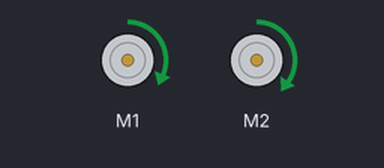
Recording of a program running on a simulated Raspberry Pi (BCM pin numbers). Parts: 2 × DC motor (green arrow = forward, orange = backward, longer = faster). At 6.5 s the program stops and its outputs stay as they are.

Above: at 0.1 s.
At 1.7 s:
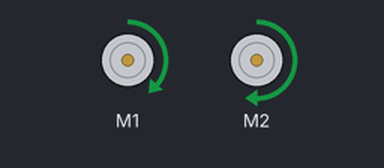
At 3.3 s:
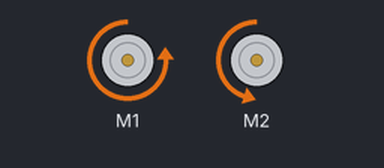
At 6.5 s:
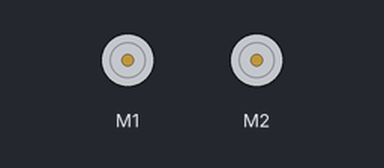
Timing chart, 0 to 8.0 s (numbered marks = the images above):
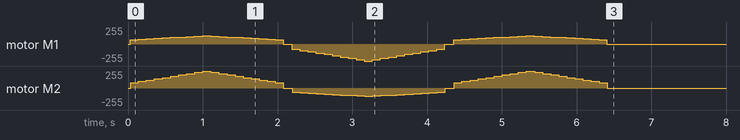

The program:

daguddrive.py
```python
#!/usr/bin/python

# Wrapping the Adafruit API to talk to DC motors with a simpler interface
#
# date:    11/17/2015
#
# authors: Valerio Varricchio <valerio@mit.edu>
#          Luca Carlone <lcarlone@mit.edu>
#          Dmitry Yershov <dmitry.s.yershov@gmail.com>
#

from Adafruit_MotorHAT import Adafruit_MotorHAT
from math import fabs, floor

class DAGU_Differential_Drive:

    LEFT_MOTOR_MIN_PWM = 60        # Minimum speed for left motor
    LEFT_MOTOR_MAX_PWM = 255       # Maximum speed for left motor

    RIGHT_MOTOR_MIN_PWM = 60       # Minimum speed for right motor
    RIGHT_MOTOR_MAX_PWM = 255      # Maximum speed for right motor

    AXEL_TO_RADIUS_RATIO = 1.0     # The axel length and turning radius ratio
    SPEED_TOLERANCE = 1.e-2;       # speed tolerance level

    def __init__(self, verbose=False, debug=False, left_flip=False, right_flip=False, car_like_mode=True):
        self.car_like_mode = car_like_mode
        self.motorhat = Adafruit_MotorHAT(addr=0x60)
        self.leftMotor = self.motorhat.getMotor(1)
        self.rightMotor = self.motorhat.getMotor(2)


        self.verbose = verbose or debug
        self.debug = debug

        self.left_sgn = 1.0;
        if left_flip:
            self.left_sgn = -1.0;

        self.right_sgn = 1.0;
        if right_flip:
            self.right_sgn = -1.0;

        self.speed = 0.0
        self.angle = 0.0

        self.leftSpeed = 0.0
        self.rightSpeed = 0.0

        self.vmax = 1.0 / (1.0 + 0.5 * self.AXEL_TO_RADIUS_RATIO)

        self.updatePWM()

    def PWMvalue(self, v, minPWM, maxPWM):
        pwm = 0;
        if fabs(v) > self.SPEED_TOLERANCE:
            pwm = int(floor(fabs(v) * (maxPWM - minPWM) + minPWM))
        return pwm;

    def updatePWM(self):

        v = self.speed * self.vmax;
        u = self.angle

        if self.car_like_mode:
            vl = v * (1.0 - u * 0.5 * self.AXEL_TO_RADIUS_RATIO) * self.left_sgn
            vr = v * (1.0 + u * 0.5 * self.AXEL_TO_RADIUS_RATIO) * self.right_sgn
        else:
            vl = v + self.vmax * ( - u * 0.5 * self.AXEL_TO_RADIUS_RATIO) * self.left_sgn
            vr = v + self.vmax * ( + u * 0.5 * self.AXEL_TO_RADIUS_RATIO) * self.right_sgn

        pwml = self.PWMvalue(vl, self.LEFT_MOTOR_MIN_PWM, self.LEFT_MOTOR_MAX_PWM)
        pwmr = self.PWMvalue(vr, self.RIGHT_MOTOR_MIN_PWM, self.RIGHT_MOTOR_MAX_PWM)

        if self.debug:
            print "v = %5.3f, u = %5.3f, vl = %5.3f, vr = %5.3f, pwml = %3d, pwmr = %3d" % (v, u, vl, vr, pwml, pwmr)

        if fabs(vl) < self.SPEED_TOLERANCE:
            leftMotorMode = Adafruit_MotorHAT.RELEASE
        elif vl > 0:
            leftMotorMode = Adafruit_MotorHAT.FORWARD
        elif vl < 0:
            leftMotorMode = Adafruit_MotorHAT.BACKWARD

        if fabs(vr) < self.SPEED_TOLERANCE:
            rightMotorMode = Adafruit_MotorHAT.RELEASE
            pwmr = 0;
        elif vr > 0:
            rightMotorMode = Adafruit_MotorHAT.FORWARD
        elif vr < 0:
            rightMotorMode = Adafruit_MotorHAT.BACKWARD

        self.leftMotor.setSpeed(pwml)
        self.leftMotor.run(leftMotorMode);
        self.rightMotor.setSpeed(pwmr)
        self.rightMotor.run(rightMotorMode);

    # Speed has to be in [-1, 1], sign determines bwd/fwd
    def setSpeed(self, speed):
        # Warning the user
        if fabs(speed)>1:
            raise ValueError('Speed must be between -1 and 1')

        self.speed = speed

        if self.verbose:
            print "Speed is set to %5.3f" % self.speed

        self.updatePWM()


    def setSteerAngle(self, angle):

        if fabs(angle)>1:
            raise ValueError('Steer angle must be between -1 and 1')

        self.angle = angle

        if self.verbose:
            print "Steer angle is set to %5.3f" % self.angle

        self.updatePWM()


    def __del__(self):
        self.leftMotor.run(Adafruit_MotorHAT.RELEASE)
        self.rightMotor.run(Adafruit_MotorHAT.RELEASE)
        del self.motorhat

# Simple example to test motors
if __name__ == '__main__':

    from time import sleep

    N = 10;
    delay = 100. / 1000.

    dagu = DAGU_Differential_Drive()

    # turn left
    dagu.setSteerAngle(1.0)
    # accelerate forward
    for i in range(N):
        dagu.setSpeed((1.0 + i) / N)
        sleep(delay)
    # decelerate forward
    for i in range(N):
        dagu.setSpeed((-1.0 - i + N) / N)
        sleep(delay)

    # turn right
    dagu.setSteerAngle(-1.0)
    # accelerate backward
    for i in range(N):
        dagu.setSpeed(-(1.0 + i) / N)
        sleep(delay)
    # decelerate backward
    for i in range(N):
        dagu.setSpeed(-(-1.0 - i + N) / N)
        sleep(delay)

    # turn left
    dagu.setSteerAngle(1.0)
    # accelerate forward
    for i in range(N):
        dagu.setSpeed((1.0 + i) / N)
        sleep(delay)
    # decelerate forward
    for i in range(N):
        dagu.setSpeed((-1.0 - i + N) / N)
        sleep(delay)

    del dagu
```
